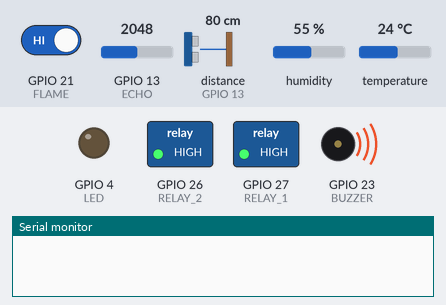
The sketch below on a simulated ESP32. On the bench: switched loads named in the sketch (green lamp = pin HIGH), output pins drawn as LEDs (lit = HIGH), buzzer (waves = sounding, pin HIGH), the last lines printed to the serial monitor. Wiring (inferred from the names in the program): ultrasonic range finder: trigger GPIO 12; echo GPIO 13. The test bench sets the inputs (shaded band); at power-on: GPIO 13 (ECHO) = 2048, GPIO 21 (FLAME) HIGH, distance to the obstacle (sensor on GPIO 13) 80 cm, humidity 55 %, temperature 24 °C. The echo pulse lasts 58.3 µs per cm; WiFi joins after 1.5 s; servers stay silent unless stated; pins used as bus, display or sensor lines are not drawn.

Above: at 3.0 s.
3.1 s: GPIO 13 (ECHO) set to 320
4.6 s: GPIO 13 (ECHO) set to 277
At 5.3 s:
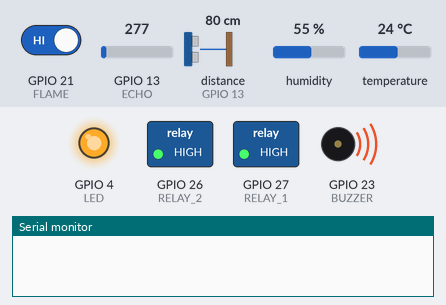
6.1 s: GPIO 21 (FLAME) driven LOW
At 11.14 s:
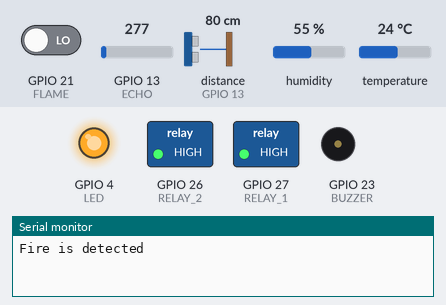
12.2 s: distance to the obstacle (sensor on GPIO 13) set to 98 cm
13.7 s: distance to the obstacle (sensor on GPIO 13) set to 105 cm
At 14.9 s:
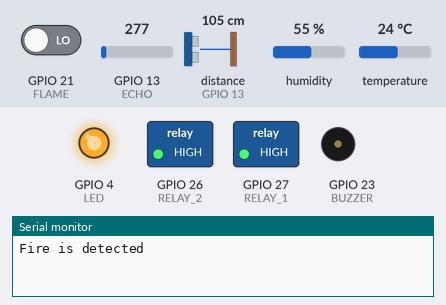
15.2 s: distance to the obstacle (sensor on GPIO 13) set to 2 cm
At 16.0 s:
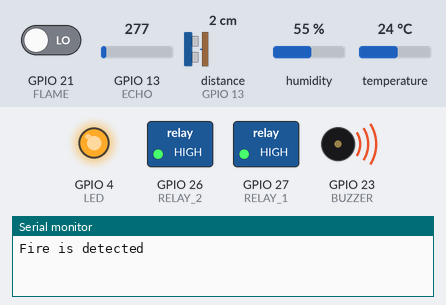
Timing chart, 0 to 17.7 s (numbered marks = the images above; inputs shaded):
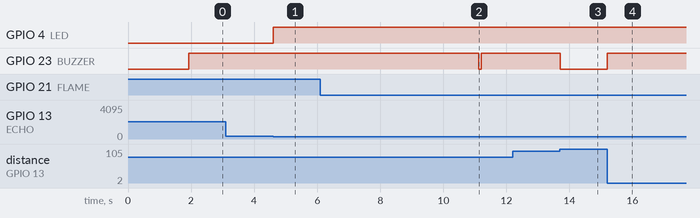

Measured:
- the behaviour switches between 301 and 300 on GPIO 13 (ECHO) (found by bisection; images 0 and 1)
- after the input at 3.1 s, every drawn part: stays the same
- after the input at 4.6 s, GPIO 4 (LED): LOW → HIGH at once
- after the input at 6.1 s, GPIO 23 (BUZZER): HIGH → LOW after 5.0 s, → HIGH 0.08 s later
- after the input at 12.2 s, every drawn part: stays the same
- after the input at 13.7 s, GPIO 23 (BUZZER): HIGH → LOW at once
- after the input at 15.2 s, GPIO 23 (BUZZER): LOW → HIGH at once

The sketch:

ESP_02.ino
```cpp
#define BLYNK_TEMPLATE_ID "TMPL3B9EtoeW5"
#define BLYNK_TEMPLATE_NAME "iot project"
#define BLYNK_AUTH_TOKEN "uONmtWM4qGyzLGDOJUuaxjYU_4fA0ysu"

#include <WiFi.h>
#include <WiFiClient.h>
#include <BlynkSimpleEsp32.h>
//#include <LiquidCrystal_I2C.h>

//LiquidCrystal_I2C lcd (0x27, 16, 2);

#define BLYNK_PRINT Serial

char auth[] = BLYNK_AUTH_TOKEN;
BlynkTimer timer;

char ssid[] = "Galaxy M311F42";
char pass[] = "qyvr7102";

#define RELAY_1 27
#define RELAY_2 26

#define BUZZER  23
#define TRIG    12
#define ECHO    13
#define DHT_PIN 19
#define FLAME   21

#define LDR 13
#define LED 4

int STATE_RELAY_1 = 0;
int STATE_RELAY_2 = 0;

#define VPIN_BUTTON_1     V0
#define VPIN_BUTTON_2     V1
#define VPIN_TEMPERATURE  V2
#define VPIN_HUMIDITY     V3
#define VPIN_ULTRASONIC   V4
#define VPIN_FLAME        V9

boolean flame_new   = LOW;  // current state of pin
boolean flame_old   = LOW;  // previous state of pin

float temp_new      = LOW;  // current state of pin
float temp_old      = LOW;  // previous state of pin

String fire_event = "FIRE";

boolean buzzer_state = false;
unsigned long buzzer_timer = 0;

int tank_height = 100; //in centimeter
int temp_limit  = 50;

#include <DHT.h>
#define DHTTYPE DHT11
DHT dht(DHT_PIN, DHTTYPE);

BLYNK_CONNECTED() {
  Blynk.syncVirtual(VPIN_BUTTON_1);
  Blynk.syncVirtual(VPIN_BUTTON_2);
}

BLYNK_WRITE(VPIN_BUTTON_1) {
  STATE_RELAY_1 = param.asInt();
  digitalWrite(RELAY_1, STATE_RELAY_1);
  Serial.print("Relay1 State = "); Serial.println(STATE_RELAY_1);
}

BLYNK_WRITE(VPIN_BUTTON_2) {
  STATE_RELAY_2 = param.asInt();
  digitalWrite(RELAY_2, STATE_RELAY_2);
  Serial.print("Relay2 State = "); Serial.println(STATE_RELAY_2);
}

void setup() {

  Serial.begin(115200);

  pinMode(RELAY_1, OUTPUT);
  pinMode(RELAY_2, OUTPUT);

  pinMode(FLAME, INPUT);
  pinMode(ECHO, INPUT);
  pinMode(TRIG, OUTPUT);
  pinMode(BUZZER, OUTPUT);

  pinMode(LDR, INPUT);
  pinMode(LED, OUTPUT);

  dht.begin();
  Blynk.begin(auth, ssid, pass);

  timer.setInterval(100L, DHT11Sensor);
  timer.setInterval(100L, UltrasonicSensor);
  timer.setInterval(100L, FlameSensor);

  //During Starting all Relays should TURN OFF
  digitalWrite(RELAY_1, HIGH);
  digitalWrite(RELAY_2, HIGH);

  //lcd.init();
  //lcd.backlight();
  //lcd.clear();

}

void loop() {

  Blynk.run();
  timer.run();

  if (buzzer_state == true) {
    if (millis() - buzzer_timer > 5000) {
      digitalWrite(BUZZER, LOW);
      buzzer_state = false;
      buzzer_timer = 0;
    }
  }

  int LDRvalue = analogRead(LDR);

  if (LDRvalue <= 300){
    digitalWrite(LED, HIGH);
  }
  else{
    digitalWrite(LED, LOW);
  }


}

//RELAY CONTROL FUNCTION
void ControlRelay(int number, int relay_pin, int &status, int virtual_pin){
    delay(200);
    status = !status;
    digitalWrite(relay_pin, status);
    delay(50);
    Blynk.virtualWrite(virtual_pin, status); //update button state
    Serial.print("Relay"+String(number)+" State = ");
    Serial.println(status);
}


//ULTRASONIC FUNCTION
void UltrasonicSensor() {
  //--------------------------------------------------
  digitalWrite(TRIG, LOW);
  delayMicroseconds(2);
  digitalWrite(TRIG, HIGH);
  delayMicroseconds(10);
  digitalWrite(TRIG, LOW);
  //--------------------------------------------------
  long t = pulseIn(ECHO, HIGH);
  long cm = (t * 0.034) / 2; //SOUND_SPEED = 0.034 i.e. 343m/s
  //--------------------------------------------------
  if(cm <= tank_height){
    Blynk.virtualWrite(VPIN_ULTRASONIC, tank_height-cm);
      digitalWrite(BUZZER, HIGH);
    }
  else{
    Blynk.virtualWrite(VPIN_ULTRASONIC, tank_height-cm);
    digitalWrite(BUZZER, LOW);
  }
}

//FLAME SENSOR FUNCTION
void FlameSensor() {
  //--------------------------------------------------------------
  flame_old = flame_new; // store old state
  flame_new = digitalRead(FLAME); //read new state
  //--------------------------------------------------------------
  if(flame_old == HIGH && flame_new == LOW) { //HIGH to LOW
    String text = "Fire is detected";
    Serial.println(text);
    Blynk.logEvent(fire_event, text);
    digitalWrite(BUZZER, HIGH);
    buzzer_state = true;
    buzzer_timer = millis();
  }
  //--------------------------------------------------------------
  Blynk.virtualWrite(VPIN_FLAME, !flame_new);
  //--------------------------------------------------------------
}

//DHT SENSOR FUNCTION
void DHT11Sensor() {

  float h = dht.readHumidity();

  temp_old = temp_new;
  temp_new = dht.readTemperature();

  Blynk.virtualWrite(VPIN_TEMPERATURE, temp_new);
  Blynk.virtualWrite(VPIN_HUMIDITY, h);

}
```
